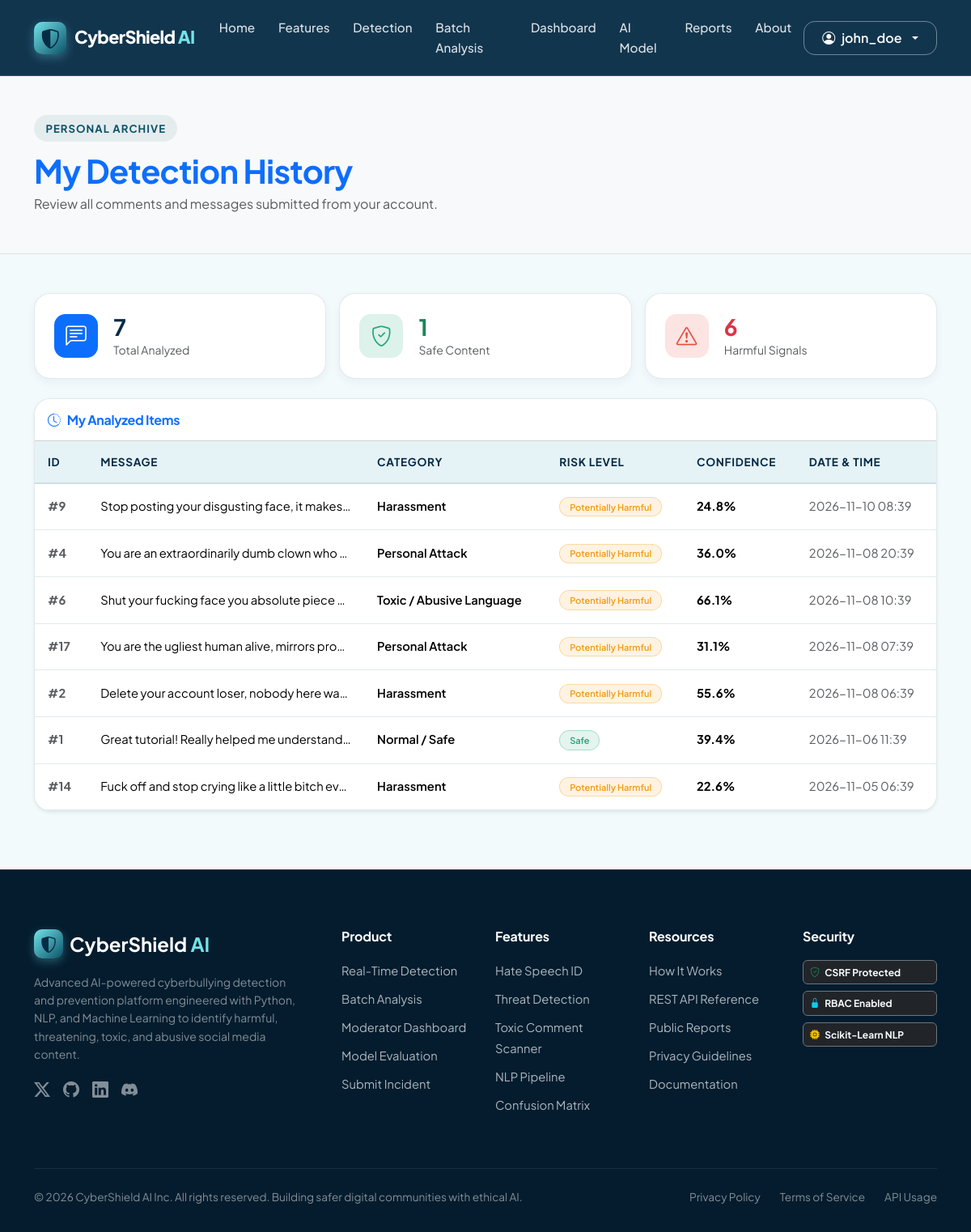
Page /my-history/ (signed in) on the committed database.
### detection/models.py (models this page shows, shortened)
class MessageAnalysis(models.Model):
    RISK_CHOICES = (
        ('Safe', 'Safe (Normal)'),
        ('Potentially Harmful', 'Potentially Harmful'),
        ('High-Risk Content', 'High-Risk Content'),
    )
    REVIEW_STATUS_CHOICES = (
        ('unreviewed', 'Unreviewed'),
        ('flagged', 'Flagged for Review'),
        ('verified', 'Verified Accurate'),
        ('dismissed', 'Dismissed as False Alarm'),
    )
    user = models.ForeignKey(User, on_delete=models.SET_NULL, null=True, blank=True, related_name='analyses')
    original_text = models.TextField()
    cleaned_text = models.TextField(blank=True)
    predicted_category = models.CharField(max_length=100)
    confidence_score = models.FloatField(default=0.0)
    risk_level = models.CharField(max_length=50, choices=RISK_CHOICES, default='Safe')
    explanation = models.TextField(blank=True)
    trigger_words = models.JSONField(default=list, blank=True)
    probabilities = models.JSONField(default=dict, blank=True)
    is_batch = models.BooleanField(default=False)
    review_status = models.CharField(max_length=30, choices=REVIEW_STATUS_CHOICES, default='unreviewed')
    created_at = models.DateTimeField(auto_now_add=True)
    class Meta:
        ordering = ['-created_at']
        verbose_name = 'Message Analysis'
        verbose_name_plural = 'Message Analyses'
    @property
    def badge_class(self):
        if self.risk_level == 'Safe':
            return 'badge-safe'
        elif self.risk_level == 'High-Risk Content':
            return 'badge-high-risk'
        return 'badge-warning'

### detection/views.py (the view)
# urls.py: path('my-history/', views.user_dashboard_view, name='user_dashboard'),
@login_required
def user_dashboard_view(request):
    user_analyses = MessageAnalysis.objects.filter(user=request.user)
    paginator = Paginator(user_analyses, 10)
    page_number = request.GET.get('page')
    page_obj = paginator.get_page(page_number)
    user_reports = CyberbullyingReport.objects.filter(user=request.user)[:5]
    total = user_analyses.count()
    harmful = user_analyses.filter(risk_level__in=['Potentially Harmful', 'High-Risk Content']).count()
    safe = user_analyses.filter(risk_level='Safe').count()
    context = {
        'page_obj': page_obj,
        'user_reports': user_reports,
        'total': total,
        'harmful': harmful,
        'safe': safe,
    }
    return render(request, 'user_dashboard.html', context)

### accounts/models.py (called while the page is built)
    @property
    def is_moderator_or_admin(self):
        return self.role in ['moderator', 'admin'] or self.user.is_staff or self.user.is_superuser

### ml_engine/evaluate.py (called while the page is built, shortened)
def get_model_metrics() -> dict:
    metrics_path = MODELS_DIR / 'model_metrics.json'
    if metrics_path.exists():
        try:
            with open(metrics_path, 'r', encoding='utf-8') as f:
                return json.load(f)
        except Exception as e:
            print(f"Error loading model_metrics.json: {e}")

### templates/user_dashboard.html (shortened to what this page needs)
{% extends 'base.html' %}
{% block content %}
<div class="py-5 bg-light border-bottom">
    <div class="container">
        <span class="section-pill">Personal Archive</span>
        <h1 class="fw-bold text-primary mb-1">My Detection History</h1>
        <p class="text-muted mb-0">Review all comments and messages submitted from your account.</p>
    </div>
</div>
<div class="container py-5">
    <div class="row g-3 mb-4">
        <div class="col-md-4">
            <div class="dashboard-stat-card">
                <div class="dash-icon-box bg-primary text-white">
                    <i class="bi bi-chat-left-text"></i>
                </div>
                <div>
                    <h3 class="fw-bold mb-0">{{ total }}</h3>
                    <div class="small text-muted">Total Analyzed</div>
                </div>
            </div>
        </div>
        <div class="col-md-4">
            <div class="dashboard-stat-card">
                <div class="dash-icon-box" style="background: rgba(32, 166, 122, 0.15); color: var(--success);">
                    <i class="bi bi-shield-check"></i>
                </div>
                <div>
                    <h3 class="fw-bold text-success mb-0">{{ safe }}</h3>
                    <div class="small text-muted">Safe Content</div>
                </div>
            </div>
        </div>
        <div class="col-md-4">
            <div class="dashboard-stat-card">
                <div class="dash-icon-box" style="background: rgba(231, 76, 60, 0.15); color: var(--danger);">
                    <i class="bi bi-exclamation-triangle"></i>
                </div>
                <div>
                    <h3 class="fw-bold text-danger mb-0">{{ harmful }}</h3>
                    <div class="small text-muted">Harmful Signals</div>
                </div>
            </div>
        </div>
    </div>
    <div class="card card-white shadow-sm overflow-hidden mb-4">
        <div class="card-header bg-white py-3">
            <h6 class="fw-bold text-primary mb-0"><i class="bi bi-clock-history me-2"></i>My Analyzed Items</h6>
        </div>
        <div class="table-responsive">
            <table class="table custom-table mb-0">
                <thead>
                    <tr>
                        <th>ID</th>
                        <th>Message</th>
                        <th>Category</th>
                        <th>Risk Level</th>
                        <th>Confidence</th>
                        <th>Date & Time</th>
                    </tr>
                </thead>
                <tbody>
                    {% for item in page_obj %}
                    <tr>
                        <td><span class="fw-bold text-muted">#{{ item.id }}</span></td>
                        <td style="max-width: 320px;" class="text-truncate" title="{{ item.original_text }}">{{ item.original_text }}</td>
                        <td><span class="fw-semibold">{{ item.predicted_category }}</span></td>
                        <td><span class="badge {{ item.badge_class }}">{{ item.risk_level }}</span></td>
                        <td><span class="fw-bold">{{ item.confidence_score }}%</span></td>
                        <td class="small text-muted">{{ item.created_at|date:"Y-m-d H:i" }}</td>
                    </tr>
                    {% empty %}
                    <tr>
                        <td colspan="6" class="text-center py-4 text-muted">
                            You have not analyzed any messages while logged in yet.
                        </td>
                    </tr>
                    {% endfor %}
                </tbody>
            </table>
        </div>
    </div>
</div>
{% endblock %}

### templates/base.html (shortened to what this page needs)
<!DOCTYPE html>
<html lang="en">
<head>
    <link href="https://cdn.jsdelivr.net/npm/bootstrap@5.3.3/dist/css/bootstrap.min.css" rel="stylesheet">
    <link rel="stylesheet" href="https://cdn.jsdelivr.net/npm/bootstrap-icons@1.11.3/font/bootstrap-icons.min.css">
    <link rel="stylesheet" href="/static/css/style.css">
</head>
<body>
    <nav class="navbar navbar-expand-lg navbar-cybershield">
        <div class="container">
            <a class="navbar-brand navbar-brand-logo" href="{% url 'home' %}">
                <div class="brand-icon-wrapper">
                    <i class="bi bi-shield-shaded fs-4"></i>
                </div>
                <span>CyberShield <span class="brand-accent-text">AI</span></span>
            </a>
            <div class="collapse navbar-collapse" id="cybershieldNavbar">
                <ul class="navbar-nav mx-auto mb-2 mb-lg-0">
                    <li class="nav-item">
                        <a class="nav-link nav-link-custom {% if request.resolver_match.url_name == 'home' %}active{% endif %}" href="{% url 'home' %}">Home</a>
                    </li>
                    <li class="nav-item">
                        <a class="nav-link nav-link-custom" href="{% url 'home' %}#features">Features</a>
                    </li>
                    <li class="nav-item">
                        <a class="nav-link nav-link-custom {% if request.resolver_match.url_name == 'detection' %}active{% endif %}" href="{% url 'detection' %}">Detection</a>
                    </li>
                    <li class="nav-item">
                        <a class="nav-link nav-link-custom {% if request.resolver_match.url_name == 'batch_detection' %}active{% endif %}" href="{% url 'batch_detection' %}">Batch Analysis</a>
                    </li>
                    <li class="nav-item">
                        <a class="nav-link nav-link-custom {% if request.resolver_match.url_name == 'dashboard' %}active{% endif %}" href="{% url 'dashboard' %}">Dashboard</a>
                    </li>
                    <li class="nav-item">
                        <a class="nav-link nav-link-custom {% if request.resolver_match.url_name == 'model_analytics' %}active{% endif %}" href="{% url 'model_analytics' %}">AI Model</a>
                    </li>
                    <li class="nav-item">
                        <a class="nav-link nav-link-custom {% if 'reports' in request.path %}active{% endif %}" href="{% url 'reports' %}">Reports</a>
                    </li>
                    <li class="nav-item">
                        <a class="nav-link nav-link-custom" href="{% url 'home' %}#about">About</a>
                    </li>
                </ul>
                <div class="d-flex align-items-center gap-2">
                    {% if user.is_authenticated %}
                        <div class="dropdown">
                            <button class="btn btn-outline-light-glow dropdown-toggle d-flex align-items-center gap-2 py-2" type="button" data-bs-toggle="dropdown" aria-expanded="false">
                                <i class="bi bi-person-circle"></i>
                                <span>{{ user.username }}</span>
                            </button>
                        </div>
                    {% else %}
                        <a href="{% url 'login' %}" class="btn btn-outline-light-glow">Login</a>
                        <a href="{% url 'register' %}" class="btn btn-accent">Get Started</a>
                    {% endif %}
                </div>
            </div>
        </div>
    </nav>
    <main>
        {% block content %}{% endblock %}
    </main>
    <footer class="footer-cybershield" id="about">
        <div class="container">
            <div class="row g-4">
                <div class="col-lg-4 col-md-6">
                    <div class="d-flex align-items-center gap-2 mb-3">
                        <div class="brand-icon-wrapper" style="width: 36px; height: 36px;">
                            <i class="bi bi-shield-shaded fs-5"></i>
                        </div>
                        <span class="fs-4 fw-bold text-white">CyberShield <span class="brand-accent-text">AI</span></span>
                    </div>
                    <p class="small text-white-50 pe-lg-4">
                        Advanced AI-powered cyberbullying detection and prevention platform engineered with Python, NLP, and Machine Learning to identify harmful, threatening, toxic, and abusive social media content.
                    </p>
                    <div class="d-flex gap-3 text-white-50 mt-3">
                        <a href="#" class="text-white-50 hover-accent fs-5"><i class="bi bi-twitter-x"></i></a>
                        <a href="#" class="text-white-50 hover-accent fs-5"><i class="bi bi-github"></i></a>
                        <a href="#" class="text-white-50 hover-accent fs-5"><i class="bi bi-linkedin"></i></a>
                        <a href="#" class="text-white-50 hover-accent fs-5"><i class="bi bi-discord"></i></a>
                    </div>
                </div>
                <div class="col-lg-2 col-md-3 col-6">
                    <h6 class="footer-heading">Product</h6>
                    <ul class="footer-links">
                        <li><a href="{% url 'detection' %}">Real-Time Detection</a></li>
                        <li><a href="{% url 'batch_detection' %}">Batch Analysis</a></li>
                        <li><a href="{% url 'dashboard' %}">Moderator Dashboard</a></li>
                        <li><a href="{% url 'model_analytics' %}">Model Evaluation</a></li>
                        <li><a href="{% url 'report_create' %}">Submit Incident</a></li>
                    </ul>
                </div>
                <div class="col-lg-2 col-md-3 col-6">
                    <h6 class="footer-heading">Features</h6>
                    <ul class="footer-links">
                        <li><a href="{% url 'home' %}#features">Hate Speech ID</a></li>
                        <li><a href="{% url 'home' %}#features">Threat Detection</a></li>
                        <li><a href="{% url 'home' %}#features">Toxic Comment Scanner</a></li>
                        <li><a href="{% url 'home' %}#how-it-works">NLP Pipeline</a></li>
                        <li><a href="{% url 'model_analytics' %}">Confusion Matrix</a></li>
                    </ul>
                </div>
                <div class="col-lg-2 col-md-3 col-6">
                    <h6 class="footer-heading">Resources</h6>
                    <ul class="footer-links">
                        <li><a href="{% url 'home' %}#how-it-works">How It Works</a></li>
                        <li><a href="{% url 'api_analyze' %}">REST API Reference</a></li>
                        <li><a href="{% url 'reports' %}">Public Reports</a></li>
                        <li><a href="#privacy">Privacy Guidelines</a></li>
                        <li><a href="#docs">Documentation</a></li>
                    </ul>
                </div>
                <div class="col-lg-2 col-md-3 col-6">
                    <h6 class="footer-heading">Security</h6>
                    <div class="d-flex flex-column gap-2">
                        <span class="badge bg-dark border border-secondary text-light p-2 text-start">
                            <i class="bi bi-shield-check text-success me-1"></i> CSRF Protected
                        </span>
                        <span class="badge bg-dark border border-secondary text-light p-2 text-start">
                            <i class="bi bi-lock-fill text-info me-1"></i> RBAC Enabled
                        </span>
                        <span class="badge bg-dark border border-secondary text-light p-2 text-start">
                            <i class="bi bi-cpu-fill text-warning me-1"></i> Scikit-Learn NLP
                        </span>
                    </div>
                </div>
            </div>
            <div class="footer-bottom d-flex flex-wrap justify-content-between align-items-center">
                <p class="mb-0 text-white-50">
                    &copy; 2026 CyberShield AI Inc. All rights reserved. Building safer digital communities with ethical AI.
                </p>
                <div class="d-flex gap-4">
                    <a href="#" class="text-white-50">Privacy Policy</a>
                    <a href="#" class="text-white-50">Terms of Service</a>
                    <a href="#" class="text-white-50">API Usage</a>
                </div>
            </div>
        </div>
    </footer>
</body>
</html>

### rows in the picture
MessageAnalysis: id "9", original_text "Stop posting your disgusting face, it makes…", predicted_category "Harassment", risk_level "Potentially Harmful", confidence_score "24.8", created_at "2026-11-10 08:39"
MessageAnalysis: id "4", original_text "You are an extraordinarily dumb clown who…", predicted_category "Personal Attack", risk_level "Potentially Harmful", confidence_score "36.0", created_at "2026-11-08 20:39"
MessageAnalysis: id "6", original_text "Shut your fucking face you absolute piece…", predicted_category "Toxic / Abusive Language", risk_level "Potentially Harmful", confidence_score "66.1", created_at "2026-11-08 10:39"
MessageAnalysis: id "17", original_text "You are the ugliest human alive, mirrors pro…", predicted_category "Personal Attack", risk_level "Potentially Harmful", confidence_score "31.1", created_at "2026-11-08 07:39"
MessageAnalysis: id "2", original_text "Delete your account loser, nobody here wa…", predicted_category "Harassment", risk_level "Potentially Harmful", confidence_score "55.6", created_at "2026-11-08 06:39"
MessageAnalysis: id "1", original_text "Great tutorial! Really helped me understand…", predicted_category "Normal / Safe", risk_level "Safe", confidence_score "39.4", created_at "2026-11-06 11:39"
MessageAnalysis: id "14", original_text "Fuck off and stop crying like a little bitch ev…", predicted_category "Harassment", risk_level "Potentially Harmful", confidence_score "22.6", created_at "2026-11-05 06:39"

### other values in the picture
{{ user.username }} "john_doe"
{{ total }} "7"
{{ safe }} "1"
{{ harmful }} "6"
